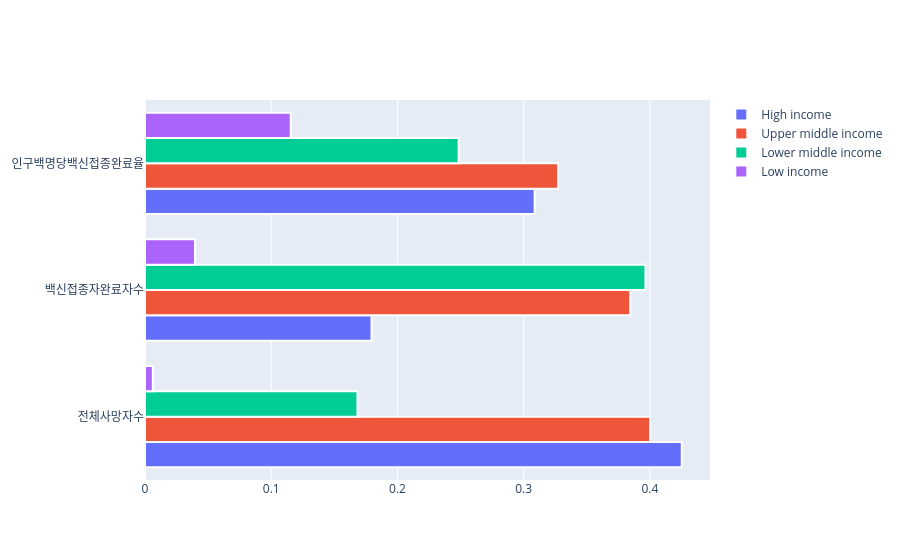

The notebook cell saved with this chart:
### Code cell
fig = go.Figure()

# 'High income'
fig.add_trace(go.Bar(
    x = df_covid19_stat3['High income'],
    y = df_covid19_stat3.index,
    orientation = 'h',
    name = 'High income',
    marker = dict(line = dict(color = 'white', width = 2))
    ))

## 'Upper middle income'
fig.add_trace(go.Bar(
    x = df_covid19_stat3['Upper middle income'],
    y = df_covid19_stat3.index,
    orientation = 'h',
    name = 'Upper middle income',
    marker = dict(line = dict(color = 'white', width = 2))
    ))

## 'Lower middle income'
fig.add_trace(go.Bar(
    x = df_covid19_stat3['Lower middle income'],
    y = df_covid19_stat3.index,
    orientation = 'h',
    name = 'Lower middle income',
    marker = dict(line = dict(color = 'white', width = 2))
    ))

## 'Low income'
fig.add_trace(go.Bar(
    x = df_covid19_stat3['Low income'],
    y = df_covid19_stat3.index,
    orientation = 'h',
    name = 'Low income',
    marker = dict(line = dict(color = 'white', width = 2))
    ))
fig.show()

### Figure 1 — Plotly figure (JSON) as saved in the notebook; plotly's stock layout.template omitted (floating-point values rounded to 4 significant figures)
{"data": [{"marker": {"line": {"color": "white", "width": 2}}, "name": "High income", "orientation": "h", "type": "bar", "x": [0.4253, 0.1795, 0.3087], "y": ["전체사망자수", "백신접종자완료자수", "인구백명당백신접종완료율"]}, {"marker": {"line": {"color": "white", "width": 2}}, "name": "Upper middle income", "orientation": "h", "type": "bar", "x": [0.4002, 0.3845, 0.3274], "y": ["전체사망자수", "백신접종자완료자수", "인구백명당백신접종완료율"]}, {"marker": {"line": {"color": "white", "width": 2}}, "name": "Lower middle income", "orientation": "h", "type": "bar", "x": [0.1683, 0.3965, 0.2485], "y": ["전체사망자수", "백신접종자완료자수", "인구백명당백신접종완료율"]}, {"marker": {"line": {"color": "white", "width": 2}}, "name": "Low income", "orientation": "h", "type": "bar", "x": [0.006168, 0.03958, 0.1154], "y": ["전체사망자수", "백신접종자완료자수", "인구백명당백신접종완료율"]}], "layout": {}}
